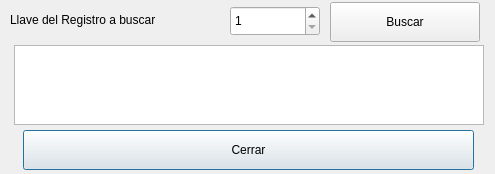
<?xml version="1.0" encoding="UTF-8"?>
<ui version="4.0">
 <class>buscarRecord</class>
 <widget class="QDialog" name="buscarRecord">
  <property name="geometry">
   <rect>
    <x>0</x>
    <y>0</y>
    <width>495</width>
    <height>174</height>
   </rect>
  </property>
  <property name="windowTitle">
   <string>Buscar Registro</string>
  </property>
  <widget class="QSpinBox" name="sp_elimRecord">
   <property name="geometry">
    <rect>
     <x>230</x>
     <y>6</y>
     <width>90</width>
     <height>30</height>
    </rect>
   </property>
   <property name="minimum">
    <number>1</number>
   </property>
   <property name="maximum">
    <number>10000</number>
   </property>
   <property name="value">
    <number>1</number>
   </property>
  </widget>
  <widget class="QPushButton" name="btn_cerrar">
   <property name="geometry">
    <rect>
     <x>23</x>
     <y>130</y>
     <width>451</width>
     <height>40</height>
    </rect>
   </property>
   <property name="text">
    <string>Cerrar</string>
   </property>
  </widget>
  <widget class="QTableWidget" name="tw_registroBuscar">
   <property name="geometry">
    <rect>
     <x>14</x>
     <y>45</y>
     <width>470</width>
     <height>80</height>
    </rect>
   </property>
  </widget>
  <widget class="QLabel" name="label">
   <property name="geometry">
    <rect>
     <x>10</x>
     <y>0</y>
     <width>210</width>
     <height>40</height>
    </rect>
   </property>
   <property name="text">
    <string>Llave del Registro a buscar</string>
   </property>
  </widget>
  <widget class="QPushButton" name="btn_buscar">
   <property name="geometry">
    <rect>
     <x>330</x>
     <y>2</y>
     <width>150</width>
     <height>40</height>
    </rect>
   </property>
   <property name="text">
    <string>Buscar</string>
   </property>
  </widget>
 </widget>
 <resources/>
 <connections/>
</ui>
